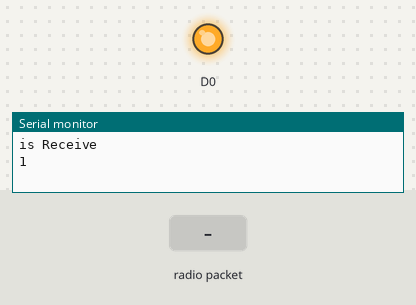
The sketch below on a simulated ESP8266 (NodeMCU). On the bench: output pins drawn as LEDs (lit = HIGH), the last lines printed to the serial monitor. The inputs (shaded band) are chosen by the test bench. No radio packets arrive unless stated.

Above: at 3.2 s.
3.3 s: radio packet "1" arrives
At 3.7 s:
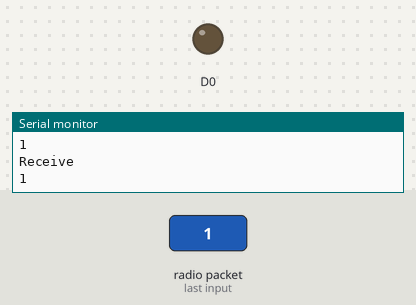
Timing chart, 0 to 6.3 s (numbered marks = the images above; inputs shaded):
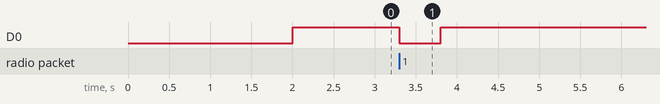

The sketch:

nrf24_receiver_distanc_test.ino
```cpp
//Include Libraries
#include <SPI.h>
#include <nRF24L01.h>
#include <RF24.h>

//create an RF24 object
RF24 radio(D4, D8);  // CE, CSN

//address through which two modules communicate.
const byte address[6] = "00001";//ได้สูงสุด 5 ตัวอักษร

void setup()
{
  Serial.begin(9600);
  delay(2000);

  if (!radio.begin()) { //เปิดการใชงาน nrf24 และตรวจสอบ
    Serial.println(F("radio hardware is not responding!!"));
    while (1) {} //หมุ่นค้างรอแก้ไขวงจร
  }

  //set the address
  radio.openReadingPipe(0, address); //  ใช่ pipe 0

  radio.startListening(); //เป็นโหมด รับ
  //radio.stopListening(); //เป็นโหมด ส่ง
  Serial.println("is Receive");
  Serial.println(radio.isChipConnected());
  pinMode(16, OUTPUT);
}

void loop()
{
  char text[32] = {0}; //รับได้สุงสุด 32 ตัวอักษร
  //Read the data if available in buffer
  if (radio.available())
  {
    Serial.println("Receive");
    radio.read(&text, sizeof(text));
    digitalWrite(16, LOW);
    Serial.println(text);
    delay(500);
  }else{
    digitalWrite(16, HIGH);
  }
}
```

Measured:
- after the input at 3.3 s, D0: HIGH → LOW at once, → HIGH 0.50 s later
